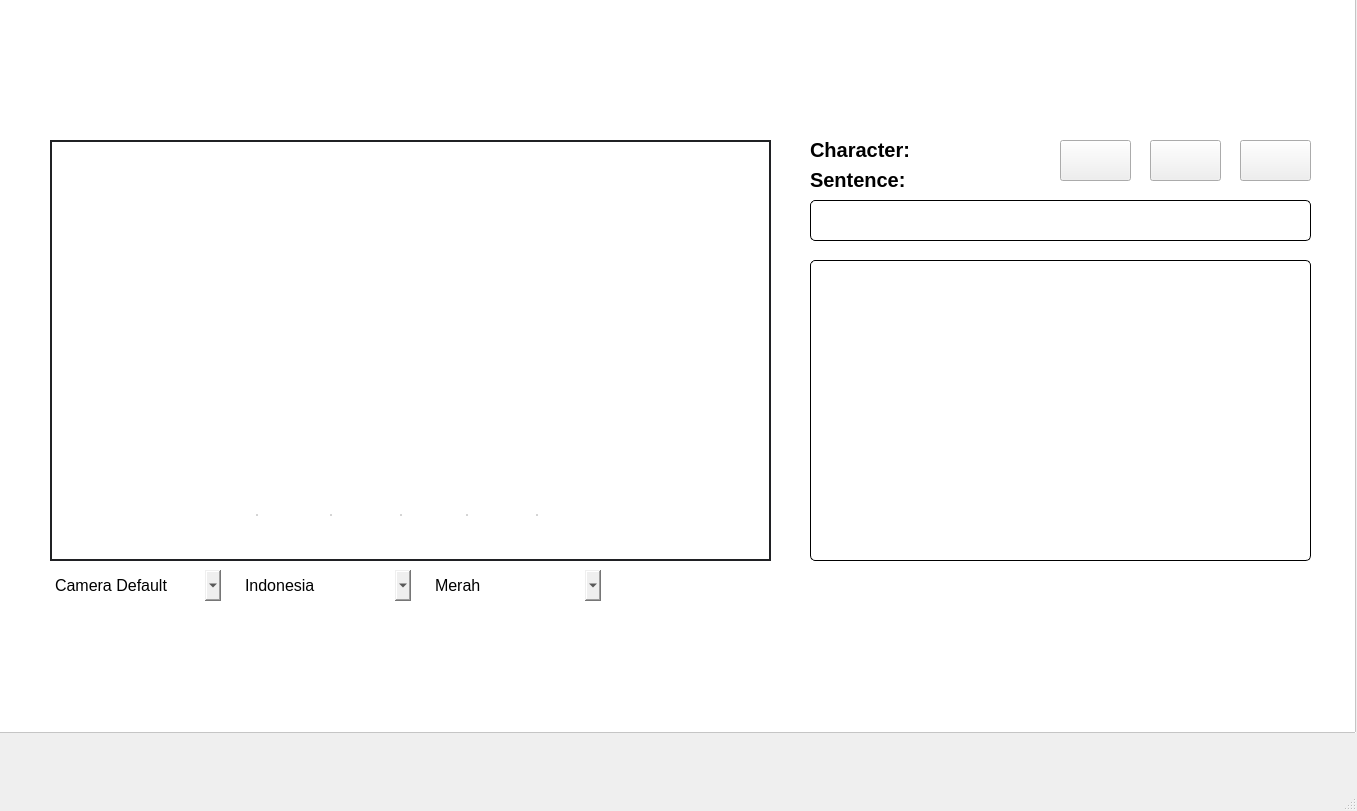
<?xml version="1.0" encoding="UTF-8"?>
<ui version="4.0">
 <class>MainWindow</class>
 <widget class="QMainWindow" name="MainWindow">
  <property name="enabled">
   <bool>true</bool>
  </property>
  <property name="geometry">
   <rect>
    <x>0</x>
    <y>0</y>
    <width>1357</width>
    <height>811</height>
   </rect>
  </property>
  <property name="windowTitle">
   <string>MainWindow</string>
  </property>
  <property name="styleSheet">
   <string notr="true"/>
  </property>
  <widget class="QWidget" name="centralwidget">
   <property name="sizePolicy">
    <sizepolicy hsizetype="Expanding" vsizetype="Expanding">
     <horstretch>0</horstretch>
     <verstretch>0</verstretch>
    </sizepolicy>
   </property>
   <widget class="QFrame" name="frame">
    <property name="geometry">
     <rect>
      <x>-10</x>
      <y>-10</y>
      <width>1366</width>
      <height>743</height>
     </rect>
    </property>
    <property name="sizePolicy">
     <sizepolicy hsizetype="Expanding" vsizetype="Expanding">
      <horstretch>0</horstretch>
      <verstretch>0</verstretch>
     </sizepolicy>
    </property>
    <property name="font">
     <font>
      <pointsize>10</pointsize>
     </font>
    </property>
    <property name="layoutDirection">
     <enum>Qt::LeftToRight</enum>
    </property>
    <property name="styleSheet">
     <string notr="true">QFrame{
	background-color: rgb(255, 255, 255);
}</string>
    </property>
    <property name="frameShape">
     <enum>QFrame::StyledPanel</enum>
    </property>
    <property name="frameShadow">
     <enum>QFrame::Raised</enum>
    </property>
    <widget class="QLabel" name="vid">
     <property name="geometry">
      <rect>
       <x>60</x>
       <y>150</y>
       <width>721</width>
       <height>421</height>
      </rect>
     </property>
     <property name="sizePolicy">
      <sizepolicy hsizetype="Expanding" vsizetype="Expanding">
       <horstretch>0</horstretch>
       <verstretch>0</verstretch>
      </sizepolicy>
     </property>
     <property name="styleSheet">
      <string notr="true">QLabel {
    background-color: qlineargradient(
        spread:pad, x1:0, y1:0, x2:0, y2:1, /* Gradasi vertikal */
        stop:0 rgba(0, 0, 0, 245),         /* Hitam di atas */
        stop:0.3 rgb(32, 33, 36),          /* Peralihan dari hitam ke warna tengah */
        stop:0.7 rgb(32, 33, 36),          /* Warna tengah berlangsung lebih lama */
        stop:1 rgba(0, 0, 0, 245)          /* Hitam di bawah */
    );
    border: 2px solid rgb(32, 33, 36);
    color: white;
}</string>
     </property>
     <property name="frameShape">
      <enum>QFrame::Box</enum>
     </property>
     <property name="text">
      <string/>
     </property>
     <property name="scaledContents">
      <bool>true</bool>
     </property>
    </widget>
    <widget class="QLabel" name="sentence">
     <property name="geometry">
      <rect>
       <x>820</x>
       <y>210</y>
       <width>501</width>
       <height>41</height>
      </rect>
     </property>
     <property name="sizePolicy">
      <sizepolicy hsizetype="Expanding" vsizetype="Expanding">
       <horstretch>0</horstretch>
       <verstretch>0</verstretch>
      </sizepolicy>
     </property>
     <property name="font">
      <font>
       <pointsize>15</pointsize>
       <weight>75</weight>
       <bold>true</bold>
      </font>
     </property>
     <property name="layoutDirection">
      <enum>Qt::RightToLeft</enum>
     </property>
     <property name="styleSheet">
      <string notr="true">QLabel {
    border-radius: 5px;            /* Border radius 5px */
	border:1px solid;
}</string>
     </property>
     <property name="frameShape">
      <enum>QFrame::Box</enum>
     </property>
     <property name="text">
      <string/>
     </property>
     <property name="textFormat">
      <enum>Qt::PlainText</enum>
     </property>
     <property name="alignment">
      <set>Qt::AlignLeading|Qt::AlignLeft|Qt::AlignVCenter</set>
     </property>
    </widget>
    <widget class="QLabel" name="kata">
     <property name="geometry">
      <rect>
       <x>820</x>
       <y>180</y>
       <width>111</width>
       <height>20</height>
      </rect>
     </property>
     <property name="sizePolicy">
      <sizepolicy hsizetype="Expanding" vsizetype="Expanding">
       <horstretch>0</horstretch>
       <verstretch>0</verstretch>
      </sizepolicy>
     </property>
     <property name="font">
      <font>
       <pointsize>15</pointsize>
       <weight>75</weight>
       <bold>true</bold>
      </font>
     </property>
     <property name="text">
      <string>Sentence:</string>
     </property>
    </widget>
    <widget class="QLabel" name="character">
     <property name="geometry">
      <rect>
       <x>820</x>
       <y>150</y>
       <width>111</width>
       <height>20</height>
      </rect>
     </property>
     <property name="sizePolicy">
      <sizepolicy hsizetype="Expanding" vsizetype="Expanding">
       <horstretch>0</horstretch>
       <verstretch>0</verstretch>
      </sizepolicy>
     </property>
     <property name="font">
      <font>
       <pointsize>15</pointsize>
       <weight>75</weight>
       <bold>true</bold>
      </font>
     </property>
     <property name="text">
      <string>Character:</string>
     </property>
    </widget>
    <widget class="QLabel" name="chara">
     <property name="geometry">
      <rect>
       <x>930</x>
       <y>150</y>
       <width>111</width>
       <height>20</height>
      </rect>
     </property>
     <property name="sizePolicy">
      <sizepolicy hsizetype="Expanding" vsizetype="Expanding">
       <horstretch>0</horstretch>
       <verstretch>0</verstretch>
      </sizepolicy>
     </property>
     <property name="font">
      <font>
       <pointsize>15</pointsize>
       <weight>75</weight>
       <bold>true</bold>
      </font>
     </property>
     <property name="frameShape">
      <enum>QFrame::NoFrame</enum>
     </property>
     <property name="text">
      <string/>
     </property>
    </widget>
    <widget class="QPushButton" name="dele">
     <property name="geometry">
      <rect>
       <x>1070</x>
       <y>150</y>
       <width>71</width>
       <height>41</height>
      </rect>
     </property>
     <property name="sizePolicy">
      <sizepolicy hsizetype="Expanding" vsizetype="Expanding">
       <horstretch>0</horstretch>
       <verstretch>0</verstretch>
      </sizepolicy>
     </property>
     <property name="font">
      <font>
       <pointsize>12</pointsize>
       <weight>75</weight>
       <bold>true</bold>
      </font>
     </property>
     <property name="text">
      <string/>
     </property>
     <property name="icon">
      <iconset>
       <normaloff>icon/delete-left-solid.svg</normaloff>icon/delete-left-solid.svg</iconset>
     </property>
     <property name="iconSize">
      <size>
       <width>40</width>
       <height>45</height>
      </size>
     </property>
    </widget>
    <widget class="QPushButton" name="clear">
     <property name="geometry">
      <rect>
       <x>1160</x>
       <y>150</y>
       <width>71</width>
       <height>41</height>
      </rect>
     </property>
     <property name="sizePolicy">
      <sizepolicy hsizetype="Expanding" vsizetype="Expanding">
       <horstretch>0</horstretch>
       <verstretch>0</verstretch>
      </sizepolicy>
     </property>
     <property name="font">
      <font>
       <pointsize>12</pointsize>
       <weight>75</weight>
       <bold>true</bold>
      </font>
     </property>
     <property name="text">
      <string/>
     </property>
     <property name="icon">
      <iconset>
       <normaloff>icon/eraser-solid.svg</normaloff>icon/eraser-solid.svg</iconset>
     </property>
     <property name="iconSize">
      <size>
       <width>40</width>
       <height>30</height>
      </size>
     </property>
    </widget>
    <widget class="QPushButton" name="speakk">
     <property name="geometry">
      <rect>
       <x>1250</x>
       <y>150</y>
       <width>71</width>
       <height>41</height>
      </rect>
     </property>
     <property name="sizePolicy">
      <sizepolicy hsizetype="Expanding" vsizetype="Expanding">
       <horstretch>0</horstretch>
       <verstretch>0</verstretch>
      </sizepolicy>
     </property>
     <property name="font">
      <font>
       <pointsize>12</pointsize>
       <weight>75</weight>
       <bold>true</bold>
      </font>
     </property>
     <property name="text">
      <string/>
     </property>
     <property name="icon">
      <iconset>
       <normaloff>icon/head-side-cough-solid.svg</normaloff>icon/head-side-cough-solid.svg</iconset>
     </property>
     <property name="iconSize">
      <size>
       <width>40</width>
       <height>30</height>
      </size>
     </property>
    </widget>
    <widget class="QComboBox" name="camera">
     <property name="geometry">
      <rect>
       <x>60</x>
       <y>580</y>
       <width>171</width>
       <height>31</height>
      </rect>
     </property>
     <property name="sizePolicy">
      <sizepolicy hsizetype="Expanding" vsizetype="Expanding">
       <horstretch>0</horstretch>
       <verstretch>0</verstretch>
      </sizepolicy>
     </property>
     <property name="font">
      <font>
       <pointsize>12</pointsize>
      </font>
     </property>
     <property name="styleSheet">
      <string notr="true">QComboBox{
border-radius:5px;
}</string>
     </property>
     <property name="editable">
      <bool>false</bool>
     </property>
     <property name="currentIndex">
      <number>0</number>
     </property>
     <property name="iconSize">
      <size>
       <width>20</width>
       <height>20</height>
      </size>
     </property>
     <item>
      <property name="text">
       <string>Camera Default</string>
      </property>
      <property name="icon">
       <iconset>
        <normaloff>icon/video-solid.svg</normaloff>icon/video-solid.svg</iconset>
      </property>
     </item>
     <item>
      <property name="text">
       <string>WebCam</string>
      </property>
      <property name="icon">
       <iconset>
        <normaloff>icon/webcam.png</normaloff>icon/webcam.png</iconset>
      </property>
     </item>
    </widget>
    <widget class="QComboBox" name="bahasa">
     <property name="geometry">
      <rect>
       <x>250</x>
       <y>580</y>
       <width>171</width>
       <height>31</height>
      </rect>
     </property>
     <property name="sizePolicy">
      <sizepolicy hsizetype="Expanding" vsizetype="Expanding">
       <horstretch>0</horstretch>
       <verstretch>0</verstretch>
      </sizepolicy>
     </property>
     <property name="font">
      <font>
       <pointsize>12</pointsize>
      </font>
     </property>
     <property name="styleSheet">
      <string notr="true">QComboBox{
border-radius:5px;
}</string>
     </property>
     <item>
      <property name="text">
       <string>Indonesia</string>
      </property>
      <property name="icon">
       <iconset>
        <normaloff>icon/flag.png</normaloff>icon/flag.png</iconset>
      </property>
     </item>
     <item>
      <property name="text">
       <string>Inggris</string>
      </property>
      <property name="icon">
       <iconset>
        <normaloff>icon/united-kingdom.png</normaloff>icon/united-kingdom.png</iconset>
      </property>
     </item>
    </widget>
    <widget class="QLabel" name="logo">
     <property name="geometry">
      <rect>
       <x>30</x>
       <y>30</y>
       <width>261</width>
       <height>60</height>
      </rect>
     </property>
     <property name="sizePolicy">
      <sizepolicy hsizetype="Expanding" vsizetype="Expanding">
       <horstretch>0</horstretch>
       <verstretch>0</verstretch>
      </sizepolicy>
     </property>
     <property name="text">
      <string/>
     </property>
     <property name="pixmap">
      <pixmap>icon/picture/cb57dd40-acdd-48e5-a793-b2698cc3d0ed-removebg-preview.png</pixmap>
     </property>
     <property name="scaledContents">
      <bool>true</bool>
     </property>
    </widget>
    <widget class="QCheckBox" name="check_cam">
     <property name="geometry">
      <rect>
       <x>400</x>
       <y>500</y>
       <width>51</width>
       <height>51</height>
      </rect>
     </property>
     <property name="sizePolicy">
      <sizepolicy hsizetype="Expanding" vsizetype="Expanding">
       <horstretch>0</horstretch>
       <verstretch>0</verstretch>
      </sizepolicy>
     </property>
     <property name="styleSheet">
      <string notr="true">    QCheckBox {
        background-color: rgb(255, 255, 255);  /* Warna latar belakang default */
        border: 1px solid white;
        border-radius: 25px; /* Setengah dari lebar/tinggi untuk membuat lingkaran */
        padding: 10px;  /* Tambahkan padding untuk menambah jarak */
    }
    QCheckBox::indicator {
        width: 0px; 
        height: 0px;
    }

QCheckBox:checked {
	background-color: rgb(234, 67, 53);
        color: white;
        border: 1px solid rgb(234, 67, 53);
        border-radius: 25px; /* Setengah dari lebar/tinggi untuk membuat lingkaran */
    }
</string>
     </property>
     <property name="text">
      <string/>
     </property>
     <property name="icon">
      <iconset>
       <normaloff>icon/video-solid.svg</normaloff>icon/video-solid.svg</iconset>
     </property>
     <property name="iconSize">
      <size>
       <width>20</width>
       <height>20</height>
      </size>
     </property>
     <property name="checkable">
      <bool>true</bool>
     </property>
     <property name="checked">
      <bool>false</bool>
     </property>
    </widget>
    <widget class="QCheckBox" name="check_hand">
     <property name="geometry">
      <rect>
       <x>330</x>
       <y>500</y>
       <width>51</width>
       <height>51</height>
      </rect>
     </property>
     <property name="sizePolicy">
      <sizepolicy hsizetype="Expanding" vsizetype="Expanding">
       <horstretch>0</horstretch>
       <verstretch>0</verstretch>
      </sizepolicy>
     </property>
     <property name="styleSheet">
      <string notr="true">    QCheckBox {
        background-color: rgb(255, 255, 255);  /* Warna latar belakang default */
        border: 1px solid white;
        border-radius: 25px; /* Setengah dari lebar/tinggi untuk membuat lingkaran */
        padding: 10px;  /* Tambahkan padding untuk menambah jarak */
    }
    QCheckBox::indicator {
        width: 0px; 
        height: 0px;
    }

QCheckBox:checked {
	background-color: rgb(234, 67, 53);
        color: white;
        border: 1px solid rgb(234, 67, 53);
        border-radius: 25px; /* Setengah dari lebar/tinggi untuk membuat lingkaran */
    }
</string>
     </property>
     <property name="text">
      <string/>
     </property>
     <property name="icon">
      <iconset>
       <normaloff>icon/hand-point-up-solid.svg</normaloff>icon/hand-point-up-solid.svg</iconset>
     </property>
     <property name="iconSize">
      <size>
       <width>25</width>
       <height>25</height>
      </size>
     </property>
     <property name="checked">
      <bool>false</bool>
     </property>
     <property name="autoRepeat">
      <bool>false</bool>
     </property>
    </widget>
    <widget class="QCheckBox" name="check_speak">
     <property name="geometry">
      <rect>
       <x>260</x>
       <y>500</y>
       <width>51</width>
       <height>51</height>
      </rect>
     </property>
     <property name="sizePolicy">
      <sizepolicy hsizetype="Expanding" vsizetype="Expanding">
       <horstretch>0</horstretch>
       <verstretch>0</verstretch>
      </sizepolicy>
     </property>
     <property name="styleSheet">
      <string notr="true">    QCheckBox {
        background-color: rgb(255, 255, 255);  /* Warna latar belakang default */
        border: 1px solid white;
        border-radius: 25px; /* Setengah dari lebar/tinggi untuk membuat lingkaran */
        padding: 6px;  /* Tambahkan padding untuk menambah jarak */
    }
    QCheckBox::indicator {
        width: 0px; 
        height: 0px;
    }

QCheckBox:checked {
	background-color: rgb(234, 67, 53);
        color: white;
        border: 1px solid rgb(234, 67, 53);
        border-radius: 25px; /* Setengah dari lebar/tinggi untuk membuat lingkaran */
    }
</string>
     </property>
     <property name="text">
      <string/>
     </property>
     <property name="icon">
      <iconset>
       <normaloff>icon/volume-high-solid.svg</normaloff>icon/volume-high-solid.svg</iconset>
     </property>
     <property name="iconSize">
      <size>
       <width>25</width>
       <height>25</height>
      </size>
     </property>
     <property name="checked">
      <bool>false</bool>
     </property>
    </widget>
    <widget class="QCheckBox" name="check_bright">
     <property name="geometry">
      <rect>
       <x>540</x>
       <y>500</y>
       <width>51</width>
       <height>51</height>
      </rect>
     </property>
     <property name="sizePolicy">
      <sizepolicy hsizetype="Expanding" vsizetype="Expanding">
       <horstretch>0</horstretch>
       <verstretch>0</verstretch>
      </sizepolicy>
     </property>
     <property name="styleSheet">
      <string notr="true">    QCheckBox {
        background-color: rgb(255, 255, 255);  /* Warna latar belakang default */
        border: 1px solid white;
        border-radius: 25px; /* Setengah dari lebar/tinggi untuk membuat lingkaran */
        padding: 6px;  /* Tambahkan padding untuk menambah jarak */
    }
    QCheckBox::indicator {
        width: 0px; 
        height: 0px;
    }

QCheckBox:checked {
	background-color: rgb(234, 67, 53);
        color: white;
        border: 1px solid rgb(234, 67, 53);
        border-radius: 25px; /* Setengah dari lebar/tinggi untuk membuat lingkaran */
    }
</string>
     </property>
     <property name="text">
      <string/>
     </property>
     <property name="icon">
      <iconset>
       <normaloff>icon/sun-solid.svg</normaloff>icon/sun-solid.svg</iconset>
     </property>
     <property name="iconSize">
      <size>
       <width>25</width>
       <height>25</height>
      </size>
     </property>
     <property name="checked">
      <bool>false</bool>
     </property>
    </widget>
    <widget class="QCheckBox" name="check_draw">
     <property name="geometry">
      <rect>
       <x>470</x>
       <y>500</y>
       <width>51</width>
       <height>51</height>
      </rect>
     </property>
     <property name="sizePolicy">
      <sizepolicy hsizetype="Expanding" vsizetype="Expanding">
       <horstretch>0</horstretch>
       <verstretch>0</verstretch>
      </sizepolicy>
     </property>
     <property name="styleSheet">
      <string notr="true">    QCheckBox {
        background-color: rgb(255, 255, 255);  /* Warna latar belakang default */
        border: 1px solid white;
        border-radius: 25px; /* Setengah dari lebar/tinggi untuk membuat lingkaran */
        padding: 6px;  /* Tambahkan padding untuk menambah jarak */
    }
    QCheckBox::indicator {
        width: 0px; 
        height: 0px;
    }

QCheckBox:checked {
	background-color: rgb(234, 67, 53);
        color: white;
        border: 1px solid rgb(234, 67, 53);
        border-radius: 25px; /* Setengah dari lebar/tinggi untuk membuat lingkaran */
    }
</string>
     </property>
     <property name="text">
      <string/>
     </property>
     <property name="icon">
      <iconset>
       <normaloff>icon/palette-solid.svg</normaloff>icon/palette-solid.svg</iconset>
     </property>
     <property name="iconSize">
      <size>
       <width>25</width>
       <height>25</height>
      </size>
     </property>
    </widget>
    <widget class="QLabel" name="idle">
     <property name="geometry">
      <rect>
       <x>280</x>
       <y>320</y>
       <width>291</width>
       <height>91</height>
      </rect>
     </property>
     <property name="sizePolicy">
      <sizepolicy hsizetype="Expanding" vsizetype="Expanding">
       <horstretch>0</horstretch>
       <verstretch>0</verstretch>
      </sizepolicy>
     </property>
     <property name="font">
      <font>
       <pointsize>20</pointsize>
      </font>
     </property>
     <property name="styleSheet">
      <string notr="true">QLabel {
    background-color: transparent; /* Membuat background transparan */
    color: white; /* Warna teks putih, bisa diganti sesuai kebutuhan */
    text-align: center; /* Memposisikan teks di tengah secara horizontal */
    qproperty-alignment: 'AlignCenter'; /* Memposisikan teks di tengah secara vertikal dan horizontal */
}
</string>
     </property>
     <property name="text">
      <string>Kamera nonaktif</string>
     </property>
    </widget>
    <widget class="QComboBox" name="warnaai">
     <property name="geometry">
      <rect>
       <x>440</x>
       <y>580</y>
       <width>171</width>
       <height>31</height>
      </rect>
     </property>
     <property name="sizePolicy">
      <sizepolicy hsizetype="Expanding" vsizetype="Expanding">
       <horstretch>0</horstretch>
       <verstretch>0</verstretch>
      </sizepolicy>
     </property>
     <property name="font">
      <font>
       <pointsize>12</pointsize>
      </font>
     </property>
     <property name="styleSheet">
      <string notr="true">QComboBox{
border-radius:5px;
}</string>
     </property>
     <item>
      <property name="text">
       <string>Merah</string>
      </property>
     </item>
     <item>
      <property name="text">
       <string>Hijau</string>
      </property>
     </item>
     <item>
      <property name="text">
       <string>Biru</string>
      </property>
     </item>
     <item>
      <property name="text">
       <string>Kuning</string>
      </property>
     </item>
     <item>
      <property name="text">
       <string>Ungu</string>
      </property>
     </item>
    </widget>
    <widget class="QLabel" name="picture">
     <property name="geometry">
      <rect>
       <x>820</x>
       <y>270</y>
       <width>501</width>
       <height>301</height>
      </rect>
     </property>
     <property name="sizePolicy">
      <sizepolicy hsizetype="Expanding" vsizetype="Expanding">
       <horstretch>0</horstretch>
       <verstretch>0</verstretch>
      </sizepolicy>
     </property>
     <property name="styleSheet">
      <string notr="true">QLabel {
    border-radius: 5px;            /* Border radius 5px */
	border:1px solid;
}</string>
     </property>
     <property name="frameShape">
      <enum>QFrame::Box</enum>
     </property>
     <property name="text">
      <string/>
     </property>
    </widget>
   </widget>
  </widget>
  <widget class="QMenuBar" name="menubar">
   <property name="geometry">
    <rect>
     <x>0</x>
     <y>0</y>
     <width>1357</width>
     <height>21</height>
    </rect>
   </property>
  </widget>
  <widget class="QStatusBar" name="statusbar"/>
 </widget>
 <resources>
  <include location="../porto/dlogo.qrc"/>
 </resources>
 <connections/>
</ui>
